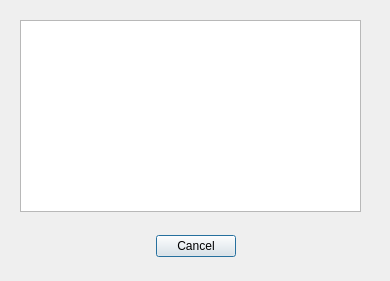
<?xml version="1.0" encoding="UTF-8"?>
<ui version="4.0">
 <class>Dialog</class>
 <widget class="QDialog" name="Dialog">
  <property name="geometry">
   <rect>
    <x>0</x>
    <y>0</y>
    <width>390</width>
    <height>281</height>
   </rect>
  </property>
  <property name="windowTitle">
   <string>Import pictures from...</string>
  </property>
  <widget class="QDialogButtonBox" name="buttonBox">
   <property name="geometry">
    <rect>
     <x>0</x>
     <y>230</y>
     <width>391</width>
     <height>32</height>
    </rect>
   </property>
   <property name="orientation">
    <enum>Qt::Horizontal</enum>
   </property>
   <property name="standardButtons">
    <set>QDialogButtonBox::Cancel</set>
   </property>
   <property name="centerButtons">
    <bool>true</bool>
   </property>
  </widget>
  <widget class="QListWidget" name="device_list">
   <property name="geometry">
    <rect>
     <x>20</x>
     <y>20</y>
     <width>341</width>
     <height>192</height>
    </rect>
   </property>
  </widget>
 </widget>
 <resources/>
 <connections>
  <connection>
   <sender>buttonBox</sender>
   <signal>accepted()</signal>
   <receiver>Dialog</receiver>
   <slot>accept()</slot>
   <hints>
    <hint type="sourcelabel">
     <x>248</x>
     <y>254</y>
    </hint>
    <hint type="destinationlabel">
     <x>157</x>
     <y>274</y>
    </hint>
   </hints>
  </connection>
  <connection>
   <sender>buttonBox</sender>
   <signal>rejected()</signal>
   <receiver>Dialog</receiver>
   <slot>reject()</slot>
   <hints>
    <hint type="sourcelabel">
     <x>316</x>
     <y>260</y>
    </hint>
    <hint type="destinationlabel">
     <x>286</x>
     <y>274</y>
    </hint>
   </hints>
  </connection>
 </connections>
</ui>
